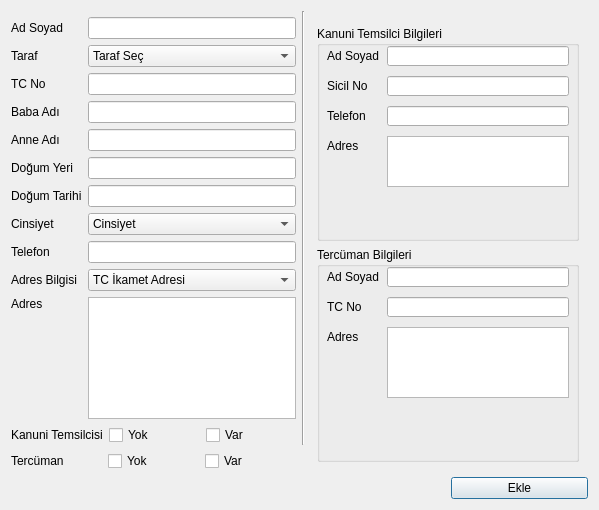
<?xml version="1.0" encoding="UTF-8"?>
<ui version="4.0">
 <class>TarafEkle</class>
 <widget class="QDialog" name="TarafEkle">
  <property name="geometry">
   <rect>
    <x>0</x>
    <y>0</y>
    <width>559</width>
    <height>507</height>
   </rect>
  </property>
  <property name="windowTitle">
   <string>Taraf Ekle</string>
  </property>
  <property name="windowIcon">
   <iconset>
    <normaloff>../../../Downloads/faenza-icon-theme-master/Faenza/stock/48/stock_people.png</normaloff>../../../Downloads/faenza-icon-theme-master/Faenza/stock/48/stock_people.png</iconset>
  </property>
  <layout class="QGridLayout" name="gridLayout_2">
   <item row="1" column="3" rowspan="13" colspan="2">
    <widget class="QWidget" name="widget" native="true">
     <property name="enabled">
      <bool>true</bool>
     </property>
     <property name="minimumSize">
      <size>
       <width>280</width>
       <height>454</height>
      </size>
     </property>
     <layout class="QGridLayout" name="gridLayout">
      <item row="0" column="0">
       <widget class="QGroupBox" name="groupBox">
        <property name="enabled">
         <bool>true</bool>
        </property>
        <property name="title">
         <string>Kanuni Temsilci Bilgileri</string>
        </property>
        <widget class="QLabel" name="label_13">
         <property name="geometry">
          <rect>
           <x>10</x>
           <y>20</y>
           <width>90</width>
           <height>20</height>
          </rect>
         </property>
         <property name="text">
          <string>Ad Soyad</string>
         </property>
        </widget>
        <widget class="QLineEdit" name="lineEdit_8">
         <property name="geometry">
          <rect>
           <x>70</x>
           <y>20</y>
           <width>182</width>
           <height>20</height>
          </rect>
         </property>
         <property name="text">
          <string/>
         </property>
        </widget>
        <widget class="QLineEdit" name="lineEdit_9">
         <property name="geometry">
          <rect>
           <x>70</x>
           <y>50</y>
           <width>182</width>
           <height>20</height>
          </rect>
         </property>
         <property name="text">
          <string/>
         </property>
        </widget>
        <widget class="QLabel" name="label_14">
         <property name="geometry">
          <rect>
           <x>10</x>
           <y>50</y>
           <width>90</width>
           <height>20</height>
          </rect>
         </property>
         <property name="text">
          <string>Sicil No</string>
         </property>
        </widget>
        <widget class="QLineEdit" name="lineEdit_10">
         <property name="geometry">
          <rect>
           <x>70</x>
           <y>80</y>
           <width>182</width>
           <height>20</height>
          </rect>
         </property>
         <property name="text">
          <string/>
         </property>
        </widget>
        <widget class="QLabel" name="label_15">
         <property name="geometry">
          <rect>
           <x>10</x>
           <y>80</y>
           <width>90</width>
           <height>20</height>
          </rect>
         </property>
         <property name="text">
          <string>Telefon</string>
         </property>
        </widget>
        <widget class="QLabel" name="label_16">
         <property name="geometry">
          <rect>
           <x>10</x>
           <y>110</y>
           <width>90</width>
           <height>20</height>
          </rect>
         </property>
         <property name="text">
          <string>Adres</string>
         </property>
        </widget>
        <widget class="QTextEdit" name="textEdit_2">
         <property name="geometry">
          <rect>
           <x>70</x>
           <y>110</y>
           <width>182</width>
           <height>51</height>
          </rect>
         </property>
        </widget>
       </widget>
      </item>
      <item row="1" column="0">
       <widget class="QGroupBox" name="groupBox_2">
        <property name="enabled">
         <bool>true</bool>
        </property>
        <property name="title">
         <string>Tercüman Bilgileri</string>
        </property>
        <widget class="QLabel" name="label_17">
         <property name="geometry">
          <rect>
           <x>10</x>
           <y>20</y>
           <width>90</width>
           <height>20</height>
          </rect>
         </property>
         <property name="text">
          <string>Ad Soyad</string>
         </property>
        </widget>
        <widget class="QLineEdit" name="lineEdit_11">
         <property name="geometry">
          <rect>
           <x>70</x>
           <y>20</y>
           <width>182</width>
           <height>20</height>
          </rect>
         </property>
         <property name="text">
          <string/>
         </property>
        </widget>
        <widget class="QLineEdit" name="lineEdit_12">
         <property name="geometry">
          <rect>
           <x>70</x>
           <y>50</y>
           <width>182</width>
           <height>20</height>
          </rect>
         </property>
         <property name="text">
          <string/>
         </property>
        </widget>
        <widget class="QLabel" name="label_18">
         <property name="geometry">
          <rect>
           <x>10</x>
           <y>50</y>
           <width>90</width>
           <height>20</height>
          </rect>
         </property>
         <property name="text">
          <string>TC No</string>
         </property>
        </widget>
        <widget class="QLabel" name="label_19">
         <property name="geometry">
          <rect>
           <x>10</x>
           <y>80</y>
           <width>90</width>
           <height>20</height>
          </rect>
         </property>
         <property name="text">
          <string>Adres</string>
         </property>
        </widget>
        <widget class="QTextEdit" name="textEdit_3">
         <property name="geometry">
          <rect>
           <x>70</x>
           <y>80</y>
           <width>182</width>
           <height>71</height>
          </rect>
         </property>
        </widget>
       </widget>
      </item>
     </layout>
    </widget>
   </item>
   <item row="12" column="0" colspan="2">
    <layout class="QHBoxLayout" name="horizontalLayout">
     <item>
      <widget class="QLabel" name="label_10">
       <property name="text">
        <string>Kanuni Temsilcisi</string>
       </property>
      </widget>
     </item>
     <item>
      <widget class="QCheckBox" name="checkBox">
       <property name="text">
        <string>Yok</string>
       </property>
      </widget>
     </item>
     <item>
      <widget class="QCheckBox" name="checkBox_2">
       <property name="text">
        <string>Var</string>
       </property>
      </widget>
     </item>
    </layout>
   </item>
   <item row="13" column="0" colspan="2">
    <layout class="QHBoxLayout" name="horizontalLayout_2">
     <item>
      <widget class="QLabel" name="label_20">
       <property name="text">
        <string>Tercüman</string>
       </property>
      </widget>
     </item>
     <item>
      <widget class="QCheckBox" name="checkBox_3">
       <property name="text">
        <string>Yok</string>
       </property>
      </widget>
     </item>
     <item>
      <widget class="QCheckBox" name="checkBox_4">
       <property name="text">
        <string>Var</string>
       </property>
      </widget>
     </item>
    </layout>
   </item>
   <item row="1" column="0">
    <widget class="QLabel" name="label">
     <property name="text">
      <string>Ad Soyad</string>
     </property>
    </widget>
   </item>
   <item row="1" column="1">
    <widget class="QLineEdit" name="lineEdit"/>
   </item>
   <item row="3" column="0">
    <widget class="QLabel" name="label_3">
     <property name="text">
      <string>TC No</string>
     </property>
    </widget>
   </item>
   <item row="6" column="0">
    <widget class="QLabel" name="label_6">
     <property name="text">
      <string>Doğum Yeri</string>
     </property>
    </widget>
   </item>
   <item row="7" column="0">
    <widget class="QLabel" name="label_7">
     <property name="text">
      <string>Doğum Tarihi</string>
     </property>
    </widget>
   </item>
   <item row="7" column="1">
    <widget class="QLineEdit" name="lineEdit_6">
     <property name="text">
      <string/>
     </property>
    </widget>
   </item>
   <item row="8" column="1">
    <widget class="QComboBox" name="comboBox_2">
     <item>
      <property name="text">
       <string>Cinsiyet</string>
      </property>
     </item>
     <item>
      <property name="text">
       <string>Kadın</string>
      </property>
     </item>
     <item>
      <property name="text">
       <string>Erkek</string>
      </property>
     </item>
    </widget>
   </item>
   <item row="0" column="2" rowspan="13" colspan="2">
    <widget class="Line" name="line">
     <property name="orientation">
      <enum>Qt::Vertical</enum>
     </property>
    </widget>
   </item>
   <item row="2" column="0">
    <widget class="QLabel" name="label_2">
     <property name="text">
      <string>Taraf</string>
     </property>
    </widget>
   </item>
   <item row="4" column="0">
    <widget class="QLabel" name="label_4">
     <property name="text">
      <string>Baba Adı</string>
     </property>
    </widget>
   </item>
   <item row="3" column="1">
    <widget class="QLineEdit" name="lineEdit_2"/>
   </item>
   <item row="5" column="0">
    <widget class="QLabel" name="label_5">
     <property name="text">
      <string>Anne Adı</string>
     </property>
    </widget>
   </item>
   <item row="8" column="0">
    <widget class="QLabel" name="label_12">
     <property name="text">
      <string>Cinsiyet</string>
     </property>
    </widget>
   </item>
   <item row="9" column="0">
    <widget class="QLabel" name="label_8">
     <property name="text">
      <string>Telefon</string>
     </property>
    </widget>
   </item>
   <item row="10" column="0">
    <widget class="QLabel" name="label_21">
     <property name="text">
      <string>Adres Bilgisi</string>
     </property>
    </widget>
   </item>
   <item row="9" column="1">
    <widget class="QLineEdit" name="lineEdit_7">
     <property name="text">
      <string/>
     </property>
    </widget>
   </item>
   <item row="2" column="1">
    <widget class="QComboBox" name="comboBox">
     <item>
      <property name="text">
       <string>Taraf Seç</string>
      </property>
     </item>
     <item>
      <property name="text">
       <string>Mağdur / Katılan</string>
      </property>
     </item>
     <item>
      <property name="text">
       <string>Suçtan Zarar Gören</string>
      </property>
     </item>
     <item>
      <property name="text">
       <string>Şüpheli / Sanık</string>
      </property>
     </item>
     <item>
      <property name="text">
       <string>Müşteki Şüpheli</string>
      </property>
     </item>
    </widget>
   </item>
   <item row="5" column="1">
    <widget class="QLineEdit" name="lineEdit_4"/>
   </item>
   <item row="6" column="1">
    <widget class="QLineEdit" name="lineEdit_5"/>
   </item>
   <item row="4" column="1">
    <widget class="QLineEdit" name="lineEdit_3"/>
   </item>
   <item row="11" column="0">
    <widget class="QLabel" name="label_9">
     <property name="text">
      <string>Adres</string>
     </property>
     <property name="alignment">
      <set>Qt::AlignLeading|Qt::AlignLeft|Qt::AlignTop</set>
     </property>
    </widget>
   </item>
   <item row="14" column="4">
    <widget class="QPushButton" name="pushButton">
     <property name="text">
      <string>Ekle</string>
     </property>
    </widget>
   </item>
   <item row="14" column="0" colspan="4">
    <spacer name="horizontalSpacer">
     <property name="orientation">
      <enum>Qt::Horizontal</enum>
     </property>
     <property name="sizeHint" stdset="0">
      <size>
       <width>395</width>
       <height>20</height>
      </size>
     </property>
    </spacer>
   </item>
   <item row="10" column="1">
    <widget class="QComboBox" name="comboBox_3">
     <item>
      <property name="text">
       <string>TC İkamet Adresi</string>
      </property>
     </item>
     <item>
      <property name="text">
       <string>Yabancı ülkede Oturup Tc Adresi</string>
      </property>
     </item>
     <item>
      <property name="text">
       <string>Yabancı Ülkedeki adresi</string>
      </property>
     </item>
    </widget>
   </item>
   <item row="11" column="1">
    <widget class="QTextEdit" name="textEdit"/>
   </item>
  </layout>
 </widget>
 <resources/>
 <connections>
  <connection>
   <sender>pushButton</sender>
   <signal>clicked()</signal>
   <receiver>TarafEkle</receiver>
   <slot>close()</slot>
   <hints>
    <hint type="sourcelabel">
     <x>225</x>
     <y>454</y>
    </hint>
    <hint type="destinationlabel">
     <x>58</x>
     <y>436</y>
    </hint>
   </hints>
  </connection>
 </connections>
</ui>
